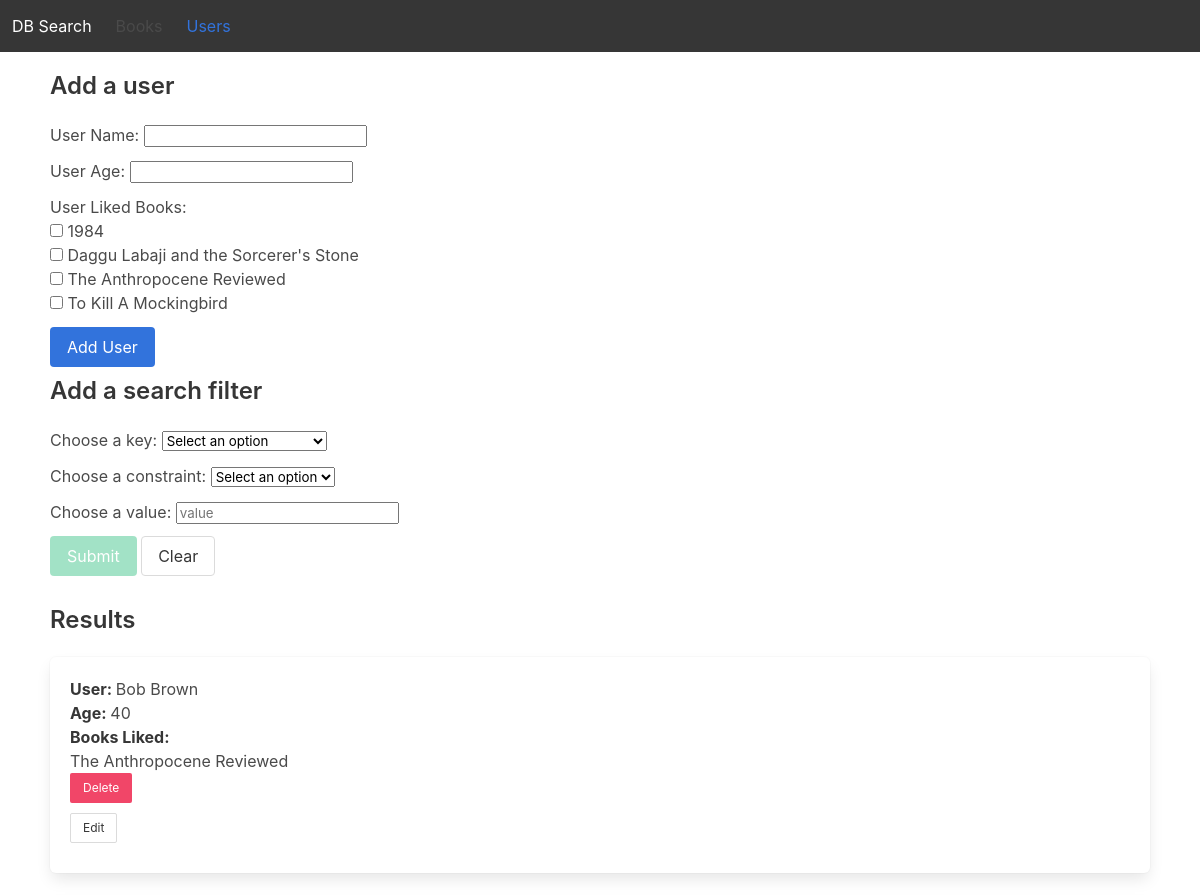
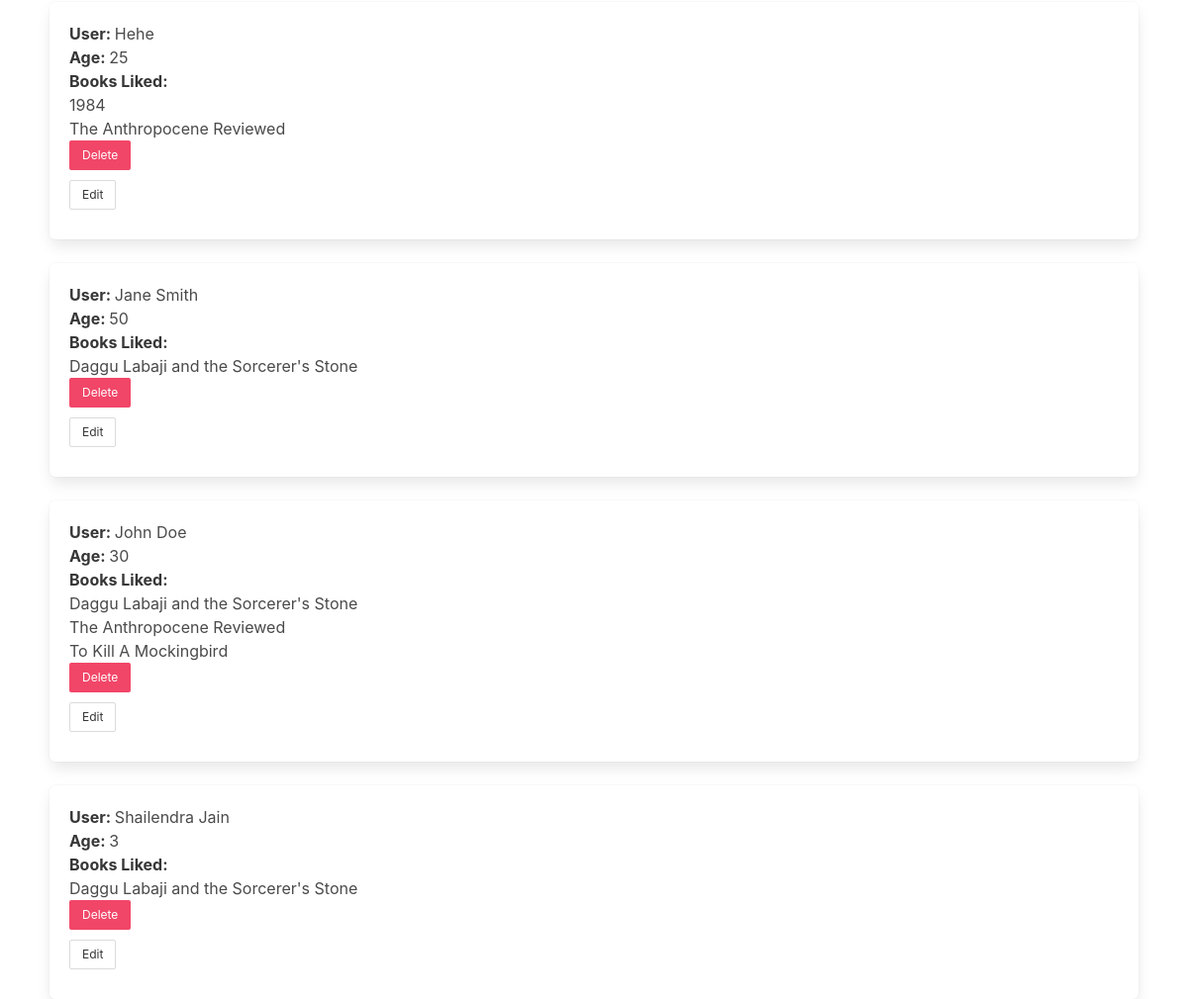
The app's page /usersPage/, older data (2 pictures, top to bottom).
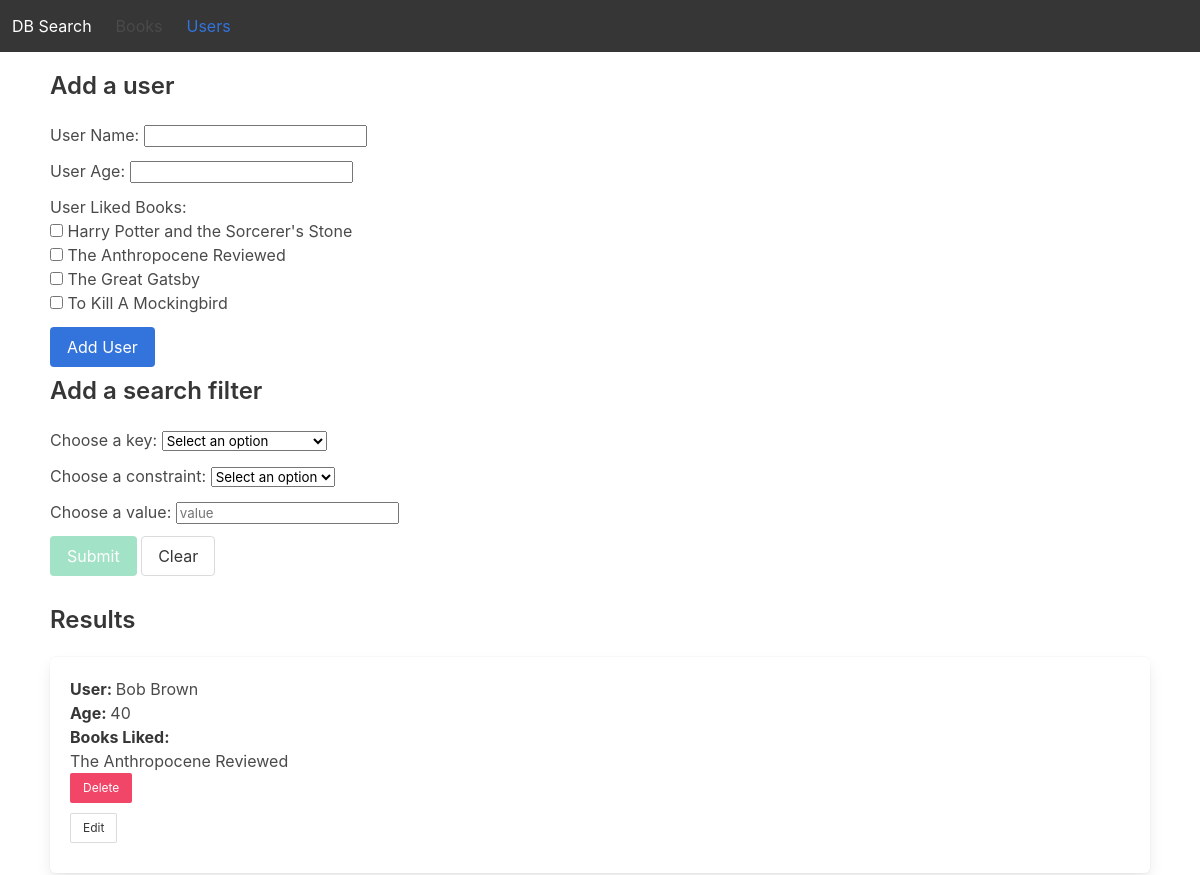
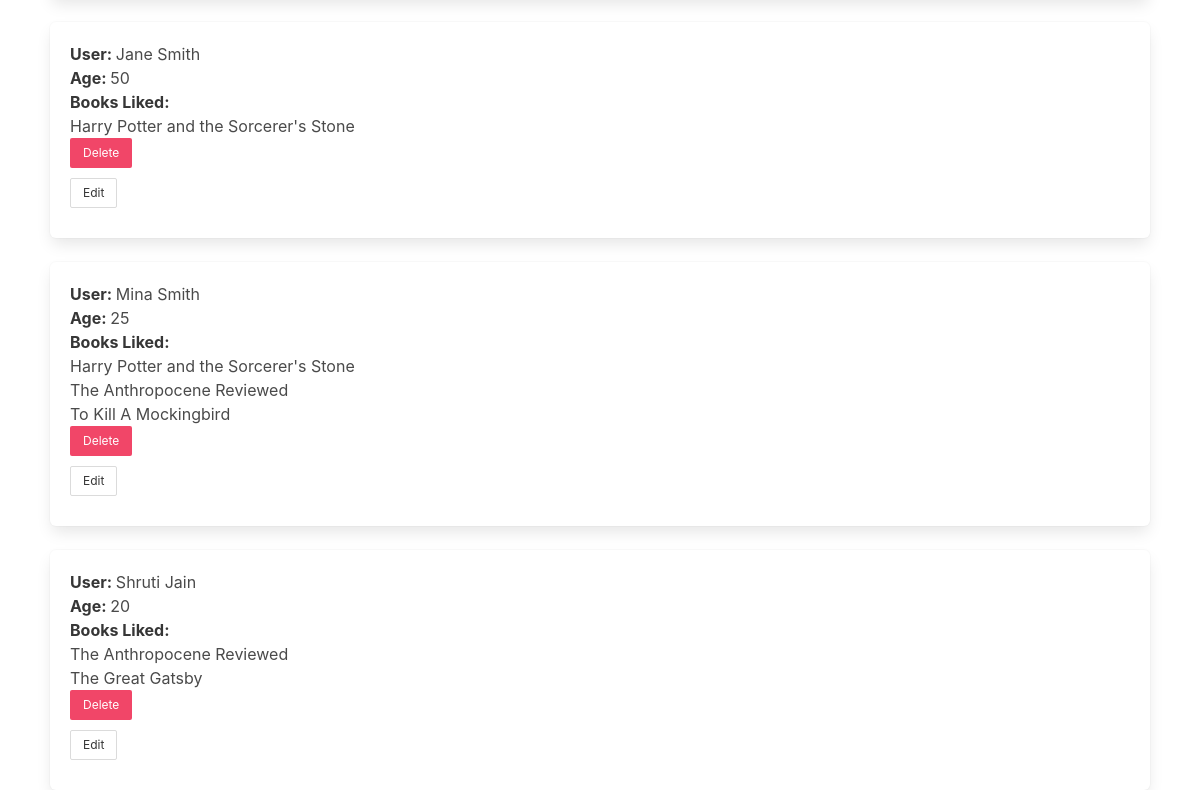
The same page, newer data (2 pictures, top to bottom).
### readers/models.py (models this page shows, shortened)
class User(models.Model):
    name = models.CharField(max_length=100)
    age = models.IntegerField()
    liked_books = models.ManyToManyField(Book, related_name='liked_by_users')
    class Meta:
        ordering = ('name',)

class Book(models.Model):
    name = models.CharField(max_length=100)
    price = models.FloatField()
    class Meta:
        ordering = ('name',)

### readers/views.py (the view)
# urls.py: path('usersPage/', users_page, name='users_page'),
@csrf_exempt
def users_page(request):
    users = User.objects.all()
    context = {
        'users': users,
        'checkboxForm': getCheckboxForm()
    }
    return render(request, 'usersPage.html', context)

### readers/forms.py
class OptionsForm(forms.Form):
    options = forms.MultipleChoiceField(
        choices=[],
        widget=forms.CheckboxSelectMultiple,
        required=False,
        label=''
    )

### readers/views.py (called while the page is built)
def getCheckboxForm():
    books = Book.objects.all().values_list('pk', 'name')
    choices = [(pk, name) for pk, name in books]
    form = OptionsForm()
    form.fields['options'].choices = choices
    return form

### readers/templates/usersPage.html (shortened to what this page needs)
<!DOCTYPE html>
<html>
    <head>
        {% load static %}
        <link rel="stylesheet" href="https://cdn.jsdelivr.net/npm/bulma@0.9.0/css/bulma.min.css">
    </head>
    <body>
        <main>
                <nav class="navbar is-dark">
                    <div class="navbar-brand">
                        <p class="navbar-item">DB Search</p>
                    </div>
                    <a class="navbar-item" id = "books-tab" href="{% url 'index' %}">
                        Books
                      </a>
                      <a class="navbar-item is-selected" id = "users-tab" href="{% url 'users_page'%}">
                        Users
                      </a>
                </nav>
            <div class = "block " id = "users-content" >
                <h1 class = "title is-4">Add a user</h1>
                <form class = "forms" method="post" action ="{% url 'add_user' %}" >
                    <div class = "field">
                    <label for="name">User Name:</label>
                    <input type="text" id="name" name="name" required><br>
                </div>
                    <div class = "field">
                    <label for="age">User Age:</label>
                    <input type="number" id="age" name="age" required step="1"><br>
                </div>
                <div class = "field">
                    <label>User Liked Books:</label>
                    {{ checkboxForm.as_p }}
                </div>
                    <button class= "button is-primary" type="submit">Add User</button>
                </form>
                <h1 class = "title is-4">Add a search filter</h1>
                <form id="user-filter-form" method="post" action="{% url 'user_filter' %}">
                    <div class = "field">
                        <label for="dropdown1User">Choose a key:</label>
                        <select id="dropdown1User" name="key">
                            <option value="">Select an option</option>
                        </select>
                    </div>
                    <div class = "field regular">
                        <label for="dropdown2User">Choose a constraint:</label>
                        <select id="dropdown2User" name="constraint">
                            <option value="">Select an option</option>
                        </select>
                    </div>
                    <div class = "field regular">
                        <label for="textFieldUser">Choose a value:</label>
                        <input type="text" id="textFieldUser" name="value" placeholder="value">
                    </div>
                    <button type="submit" id="submitBtnUser" class = "regular button is-success" disabled>Submit</button>
                    <button type="button" id="clearBtnUser" class = "regular button">Clear</button>
                </form>
                <h1 class = "title is-4">Results</h1>
                {% if users %}
                {% for user in users %}
                <div class = "box">
                    <p><strong>User: </strong>{{user.name}}</p>
                    <p><strong>Age: </strong>{{user.age}}</p>
                    <p><strong>Books Liked: </strong></p>
                    <ul>
                        {% for book in user.liked_books.all %}
                            <li>{{ book.name }}</li>
                        {% endfor %}
                    </ul>
                    <form method="post" action="{% url 'delete_user' user.pk %}">
                        <button type="submit" class= "button is-small is-danger">Delete</button>
                    </form>
                    <button class="editButton button is-small">Edit</button>
                </div>
                {% endfor %}
                {% else %}
                <div class="title is-4 center-text red">
                    No results
                </div>
                {% endif %}
            </div>
        </main>
    </body>
    </html>

### readers/templates/usersPage.html (style rules this page uses)
.is-selected { color: #3273dc; }
.block { padding: 20px 50px 0px; }
#user-filter-form { padding: 0px 0px 20px; }
.button { margin: 0px 0px 10px; }
.button.is-primary { background-color: #3273dc; }

Row changes from the older to the newer data that the page shows:
removed Book: name "1984", shown under User "Hehe"
removed User: name "John Doe", age "30", Book (name "Daggu Labaji and the Sorcerer's Stone"), Book (name "The Anthropocene Reviewed"), Book (name "To Kill A Mockingbird")
removed User: name "Shailendra Jain", age "3", Book (name "Daggu Labaji and the Sorcerer's Stone")
shown differently, row unchanged: User "Jane Smith": moves up the list
changed Book: name "Daggu Labaji and the Sorcerer's Stone" → "Harry Potter and the Sorcerer's Stone"
changed User: name "Hehe" → "Mina Smith"; gains Book (name "Harry Potter and the Sorcerer's Stone"); gains Book (name "To Kill A Mockingbird")
added User: name "Shruti Jain", age "20", Book (name "The Anthropocene Reviewed")
added Book: name "The Great Gatsby", shown under "Shruti Jain"
Text that changed along with them:
text no longer shown: "1984 Daggu Labaji and the Sorcerer's Stone The Anthropocene Reviewed To Kill A Mockingbird"
text now shown: "Harry Potter and the Sorcerer's Stone The Anthropocene Reviewed The Great Gatsby To Kill A Mockingbird"
